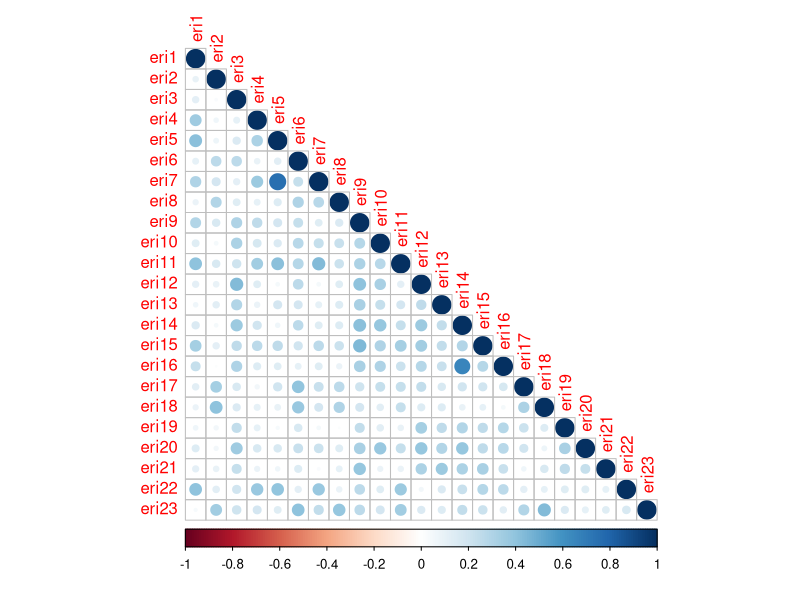
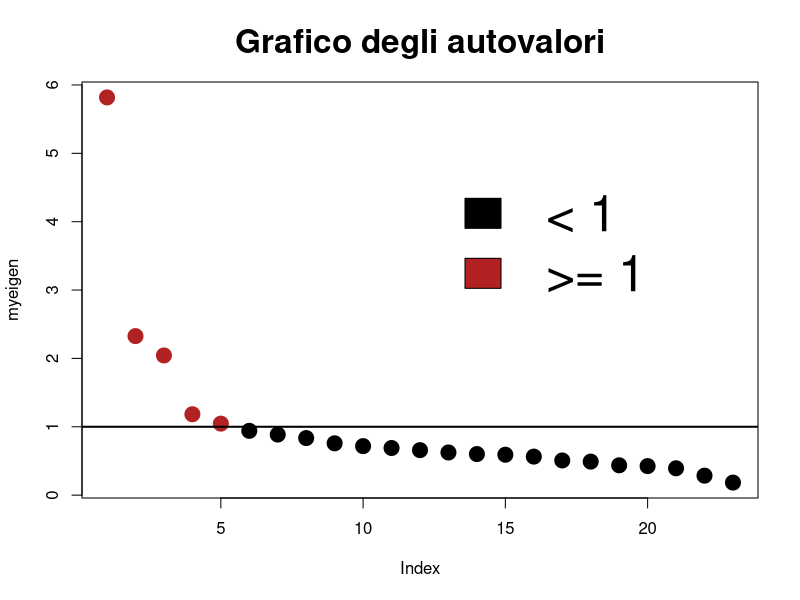
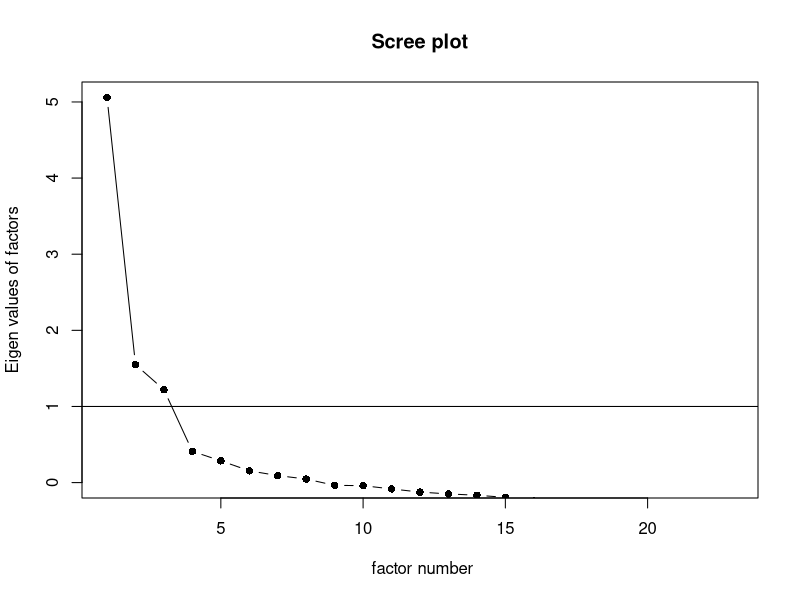
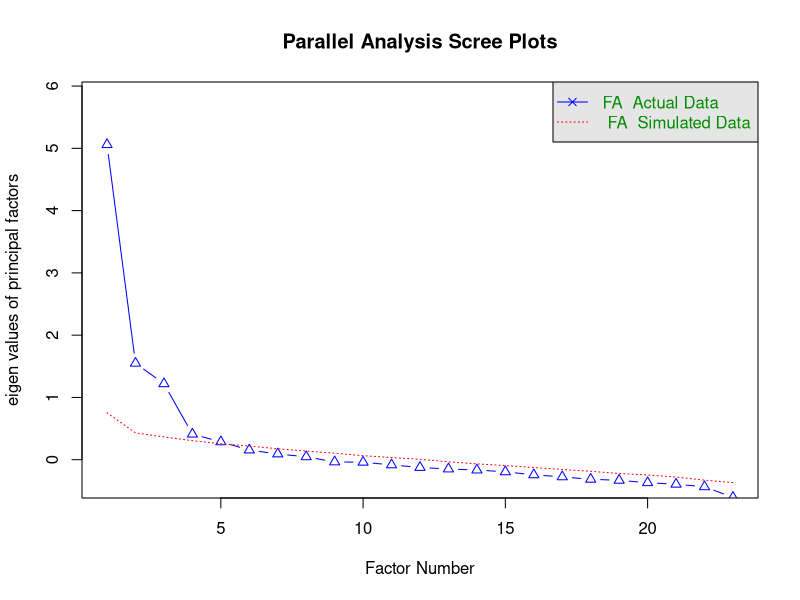

These figures' R source, in order: (Note: this script raises an error after producing the figures.)
## ---- chunk 1
library(MASS)
library(tidyverse)
library(lavaan)
library(psych)
library(corrplot)

plot_lambda = function(objLav, index = 1) {
   mylambda = as.data.frame(objLav$loadings[[index]])
mylambda$item = rownames(mylambda)
mylambda = pivot_longer(mylambda, cols = !item)
g = ggplot(mylambda, 
       aes(x = name, y = item, fill = value)) + geom_tile() + 
    scale_fill_gradient2(
    low = "firebrick",     # valori negativi
    mid = "white",    # zero
    high = "midnightblue",     # valori positivi
    midpoint = 0,     # centro = 0
    limits = c(-1, 1) # limiti fissati
  ) + theme_light() + 
  theme(legend.title = element_blank(), 
        legend.position = "top", 
        legend.text = element_text(size = 20), 
        axis.title = element_blank(), 
        axis.text = element_text(size = 20), 
        legend.key.width = unit(1.5, "cm"),
  legend.key.height = unit(0.8, "cm"))
  return(g)
}

library(MASS)

set.seed(123)
n <- 400   

# -------------------------
# 1. FATTORI LATENTI (OBLIQUI + un 4° debole)
# -------------------------
Sigma_f <- matrix(c(1.00, 0.30, 0.25, 0.20,
                    0.30, 1.00, 0.28, 0.15,
                    0.25, 0.28, 1.00, 0.18,
                    0.20, 0.15, 0.18, 1.00), 4, 4)

F_lat <- mvrnorm(n, mu = rep(0,4), Sigma = Sigma_f)
colnames(F_lat) <- c("Effort","Reward","Overcommitment","Method")

# -------------------------
# 2. LOADINGS (più sporchi)
# -------------------------
Lambda <- matrix(0, 23, 4)
rownames(Lambda) <- paste0("eri",1:23)
colnames(Lambda) <- colnames(F_lat)

# Effort
Lambda[c(5,22,11,1,7,4),"Effort"] <- c(.70,.60,.55,.65,.50,.45)
Lambda[c(11,7),"Overcommitment"] <- c(.20,.15)

# Reward
Lambda[c(14,9,20,13,12,3,16,10,21,15,19),"Reward"] <- 
  c(.70,.60,.55,.50,.58,.52,.55,.48,.57,.45,.50)

Lambda[c(9,16,15),"Effort"] <- c(.20,.15,.25)

# Overcommitment
Lambda[c(18,23,17,2,6,8),"Overcommitment"] <- 
  c(.70,.65,.55,.60,.50,.48)

Lambda[c(17,6),"Reward"] <- c(.15,.20)

# -------------------------
# 2b. QUARTO FATTORE "SPURIO"
# -------------------------
# carica poco ma su molti item → genera ambiguità
method_items <- sample(1:23, 10)

Lambda[method_items,"Method"] <- runif(10, .20, .35)

# -------------------------
# 3. ERRORI (con correlazioni locali)
# -------------------------
set.seed(456)

uniqueness <- runif(23, 0.50, 0.80)

# item molto rumorosi
uniqueness[c(10,21,15)] <- c(0.85,0.80,0.82)

E <- matrix(rnorm(n*23), n, 23)

# correlazioni tra errori (local dependence)
E[,c(5,7)]  <- E[,c(5,7)] %*% matrix(c(1,.4,.4,1),2,2)
E[,c(14,16)]<- E[,c(14,16)] %*% matrix(c(1,.3,.3,1),2,2)

E <- sweep(E, 2, sqrt(uniqueness), "*")

# -------------------------
# 4. DATI CONTINUI
# -------------------------
X_cont <- F_lat %*% t(Lambda) + E
colnames(X_cont) <- rownames(Lambda)

# -------------------------
# 5. TRASFORMAZIONE LIKERT (NON uniforme!)
# -------------------------
X_likert <- sapply(1:23, function(j){
  
  x <- X_cont[,j]
  
  # soglie diverse per item → skew diversi
  thresholds <- sort(rnorm(4, mean = c(-1, -0.2, 0.4, 1.2), sd = 0.3))
  
  cut(x,
      breaks = c(-Inf, thresholds, Inf),
      labels = 1:5)
})

X_likert <- as.data.frame(X_likert)
colnames(X_likert) <- paste0("eri",1:23)

data <- data.frame(lapply(X_likert, as.integer))

mat = polychoric(data)
## ---- chunk 2
corrplot(mat$rho, type = "lower")
## ---- chunk 3
cortest.bartlett(mat$rho, n = nrow(data))
## ---- chunk 4
KMO(mat$rho)
## ---- chunk 5
#| fig-column: margin


myeigen = eigen(mat$rho)$values
myeigen


mycolors = rep("black", length(myeigen))
mycolors[myeigen>=1] = "firebrick"
plot(myeigen, pch = 19, col = mycolors, 
     cex = 2, main = "Grafico degli autovalori", cex.main=2)
abline(h=1, lwd=2)
legend(x = 12, y = 5, legend = c("< 1", ">= 1"), 
       fill = c("black", "firebrick"),
       cex = 3, bty ="n")
## ---- chunk 6
#| layout-nrow: 2
#| label: fig-Numfactor
#| fig-cap: Numero di fattori da estrarre 
#| fig-subcap: 
#|   - "Scree-Plot"
#|   - "Parallel"
#| column: screen-inset-shaded


scree(mat$rho, pc = FALSE)
fa.parallel(mat$rho, n.obs = nrow(data), 
            fa = "fa", fm="wls")
## ---- chunk 7
VSS(mat$rho, plot = FALSE)
## ---- chunk 8
efaM = efa(data, nfactors = 2:4, rotation = "oblimin",
               estimator = "WLSMV",
               ordered = colnames(data))
b =summary(efaM, fit.measures = "all")
b$fit.table
## ---- chunk 9
#| layout-ncol: 2
#| layout-nrow: 3
#| column: screen
b$model.list$nf2$efa$sumsq.table[[1]]
lavInspect(efaM$nf2, "cor.lv")

b$model.list$nf3$efa$sumsq.table[[1]]
lavInspect(efaM$nf3, "cor.lv")

b$model.list$nf4$efa$sumsq.table[[1]]
lavInspect(efaM$nf3, "cor.lv")
## ---- chunk 10
#| layout-ncol: 2
#| layout-nrow: 2
#| column: screen-inset-shaded
#| label: fig-2F
#| fig-cap: "Soluzione a due fattori"
#| fig-subcap: 
#|   - "Saturazioni"
#|   - "Rappresentazione grafica saturazioni"
#|   - "Residui"

efaM$nf2
plot_lambda(efaM, 1)
corrplot(residuals(efaM$nf2)$cov, type = "lower", diag = FALSE, 
         method = "shade")
## ---- chunk 11
#| layout-ncol: 2
#| layout-nrow: 2
#| column: screen-inset-shaded
#| label: fig-3F
#| fig-cap: "Soluzione a due fattori"
#| fig-subcap: 
#|   - "Saturazioni"
#|   - "Rappresentazione grafica saturazioni"
#|   - "Residui"

efaM$nf3
plot_lambda(efaM, 2)
corrplot(residuals(efaM$nf3)$cov, type = "lower", diag = FALSE, 
         method = "shade")
## ---- chunk 12
#| layout-ncol: 2
#| layout-nrow: 2
#| column: screen-inset-shaded
#| label: fig-4F
#| fig-cap: "Soluzione a due fattori"
#| fig-subcap: 
#|   - "Saturazioni"
#|   - "Rappresentazione grafica saturazioni"
#|   - "Residui"

efaM$nf4
plot_lambda(efaM, 3)
corrplot(residuals(efaM$nf4)$cov, type = "lower", diag = FALSE, 
         method = "shade")
